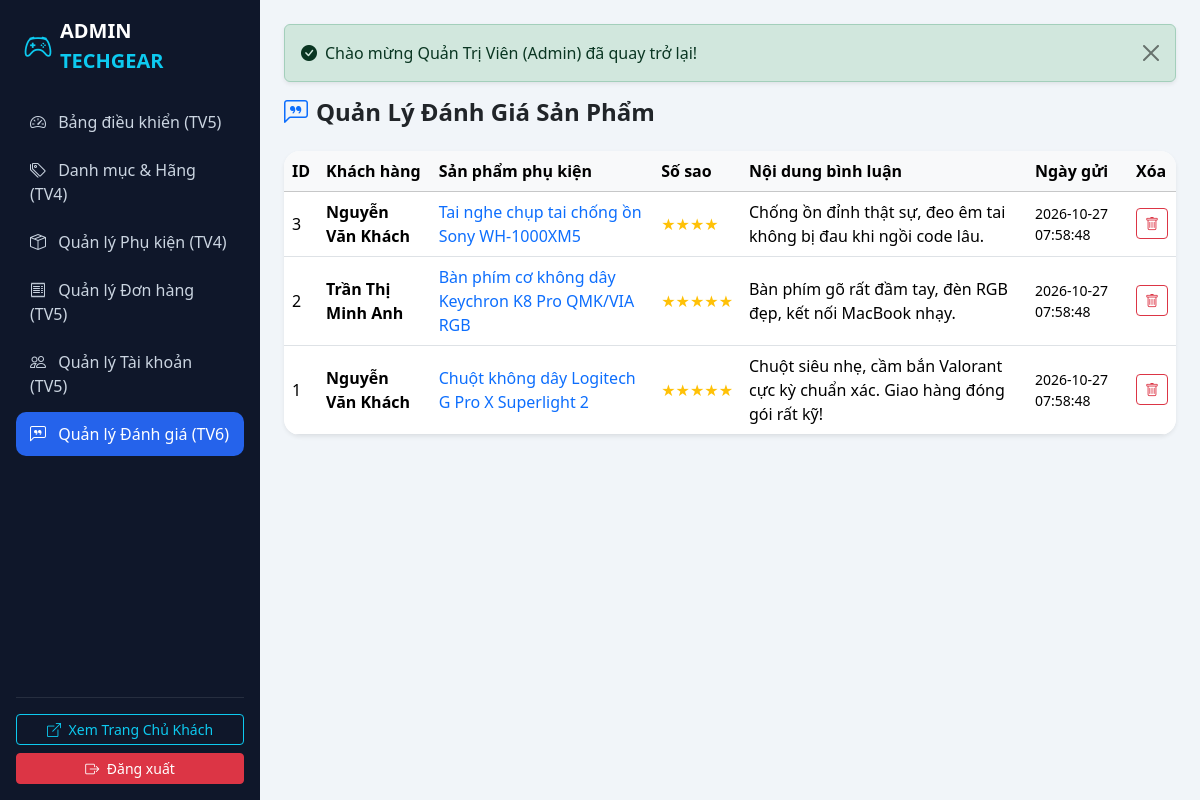
Screenshot of /admin/reviews.php (signed in) with the database file from the repository.
### tables this page shows
CREATE TABLE `reviews` (
  `id` INT AUTO_INCREMENT PRIMARY KEY,
  `user_id` INT NOT NULL,
  `product_id` INT NOT NULL,
  `rating` TINYINT NOT NULL DEFAULT 5,
  `comment` TEXT NOT NULL,
  `created_at` TIMESTAMP DEFAULT CURRENT_TIMESTAMP,
  FOREIGN KEY (`user_id`) REFERENCES `users`(`id`) ON DELETE CASCADE,
  FOREIGN KEY (`product_id`) REFERENCES `products`(`id`) ON DELETE CASCADE
);

CREATE TABLE `users` (
  `id` INT AUTO_INCREMENT PRIMARY KEY,
  `fullname` VARCHAR(100) NOT NULL,
  `email` VARCHAR(100) NOT NULL UNIQUE,
  `password` VARCHAR(255) NOT NULL,
  `phone` VARCHAR(20) DEFAULT NULL,
  `address` VARCHAR(255) DEFAULT NULL,
  `role` ENUM('user', 'admin') DEFAULT 'user',
  `status` TINYINT(1) DEFAULT 1 COMMENT '1: Hoạt động, 0: Khóa',
  `created_at` TIMESTAMP DEFAULT CURRENT_TIMESTAMP
);

CREATE TABLE `products` (
  `id` INT AUTO_INCREMENT PRIMARY KEY,
  `category_id` INT NOT NULL,
  `brand_id` INT DEFAULT NULL,
  `name` VARCHAR(200) NOT NULL,
  `price` DECIMAL(12,0) NOT NULL,
  `sale_price` DECIMAL(12,0) DEFAULT NULL,
  `stock` INT DEFAULT 20,
  `thumbnail` VARCHAR(255) NOT NULL,
  `specifications` TEXT DEFAULT NULL COMMENT 'Thông số kỹ thuật tóm tắt',
  `description` LONGTEXT DEFAULT NULL COMMENT 'Nội dung chi tiết soạn bằng CKEditor',
  `is_featured` TINYINT(1) DEFAULT 0,
  `views` INT DEFAULT 0,
  `created_at` TIMESTAMP DEFAULT CURRENT_TIMESTAMP,
  FOREIGN KEY (`category_id`) REFERENCES `categories`(`id`) ON DELETE CASCADE,
  FOREIGN KEY (`brand_id`) REFERENCES `brands`(`id`) ON DELETE SET NULL
);

### admin/reviews.php (the view, shortened to what this page needs)
<?php
require_once __DIR__ . '/../config/db.php';
$reviews = $pdo->query("
    SELECT r.*, u.fullname, p.name AS product_name
    FROM reviews r
    JOIN users u ON r.user_id = u.id
    JOIN products p ON r.product_id = p.id
    ORDER BY r.id DESC
")->fetchAll();
require_once __DIR__ . '/includes/header.php';
?>
<h4 class="fw-bold mb-4"><i class="bi bi-chat-left-quote text-primary me-2"></i>Quản Lý Đánh Giá Sản Phẩm</h4>
<div class="card border-0 shadow-sm rounded-4 overflow-hidden">
    <table class="table align-middle mb-0">
        <thead class="table-light">
            <tr>
                <th>ID</th>
                <th>Khách hàng</th>
                <th>Sản phẩm phụ kiện</th>
                <th>Số sao</th>
                <th>Nội dung bình luận</th>
                <th>Ngày gửi</th>
                <th>Xóa</th>
            </tr>
        </thead>
        <tbody>
            <?php foreach ($reviews as $r): ?>
                <tr>
                    <td><?= $r['id'] ?></td>
                    <td class="fw-bold"><?= htmlspecialchars($r['fullname']) ?></td>
                    <td>
                        <a href="../product_detail.php?id=<?= $r['product_id'] ?>" target="_blank" class="text-decoration-none">
                            <?= htmlspecialchars($r['product_name']) ?>
                        </a>
                    </td>
                    <td class="text-warning"><?= str_repeat('★', (int)$r['rating']) ?></td>
                    <td><?= htmlspecialchars($r['comment']) ?></td>
                    <td class="small"><?= $r['created_at'] ?></td>
                    <td>
                        <a href="reviews.php?delete_id=<?= $r['id'] ?>" class="btn btn-sm btn-outline-danger" onclick="return confirm('Xóa bình luận này?')">
                            <i class="bi bi-trash"></i>
                        </a>
                    </td>
                </tr>
            <?php endforeach; ?>
        </tbody>
    </table>
</div>
<?php require_once __DIR__ . '/includes/footer.php'; ?>

### admin/includes/header.php (style rules this page uses)
body { background-color: #f1f5f9; font-family: 'Segoe UI', system-ui, sans-serif; }

### rows the page displays
reviews: id "3", user.fullname "Nguyễn Văn Khách", product.name "Tai nghe chụp tai chống ồn Sony WH-1000XM5", rating "★★★★", comment "Chống ồn đỉnh thật sự, đeo êm tai không bị đau khi ngồi code lâu.", created_at "2026-10-27 07:58:48"
reviews: id "2", user.fullname "Trần Thị Minh Anh", product.name "Bàn phím cơ không dây Keychron K8 Pro QMK/VIA RGB", rating "★★★★★", comment "Bàn phím gõ rất đầm tay, đèn RGB đẹp, kết nối MacBook nhạy.", created_at "2026-10-27 07:58:48"
reviews: id "1", user.fullname "Nguyễn Văn Khách", product.name "Chuột không dây Logitech G Pro X Superlight 2", rating "★★★★★", comment "Chuột siêu nhẹ, cầm bắn Valorant cực kỳ chuẩn xác. Giao hàng đóng gói rất kỹ!", created_at "2026-10-27 07:58:48"

### other values shown
$_SESSION['flash_success'] "Chào mừng Quản Trị Viên (Admin) đã quay trở lại!"
